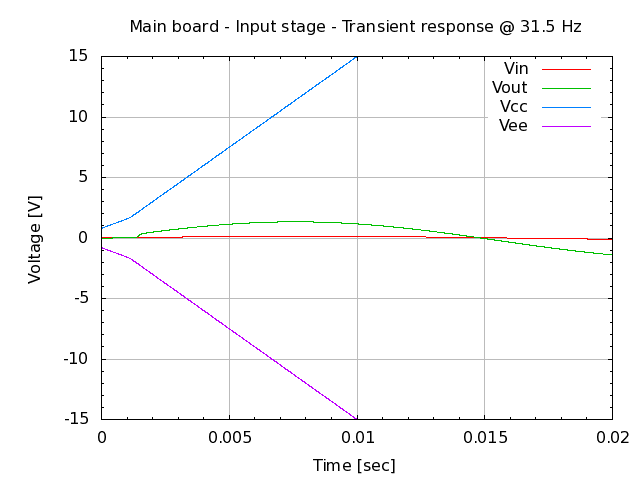

This figure's gnuplot source:
# setup terminal
set term png

# setup graph
set output "26.000.00.02.02-2.png"
set title "Main board - Input stage - Transient response @ 31.5 Hz"

# setup Y-axis
set yrange [-15:15]
set grid ytics lt 1 lw 1 lc rgb "#bbbbbb"
set mytics
set ylabel "Voltage [V]"

# setup X-axis
set grid xtics lt 1 lw 1 lc rgb "#bbbbbb"
set mxtics
set xrange [0:0.02]
set xlabel "Time [sec]"

# setup plot style
set style data lines
plot '26.000.00.02.02.dat' using 1:2 title "Vin", \
     '26.000.00.02.02.dat' using 1:3 title "Vout", \
     '26.000.00.02.02.dat' using 1:4 title "Vcc", \
     '26.000.00.02.02.dat' using 1:5 title "Vee"

# set output back to default
set output

# reset terminal type
set terminal pop
